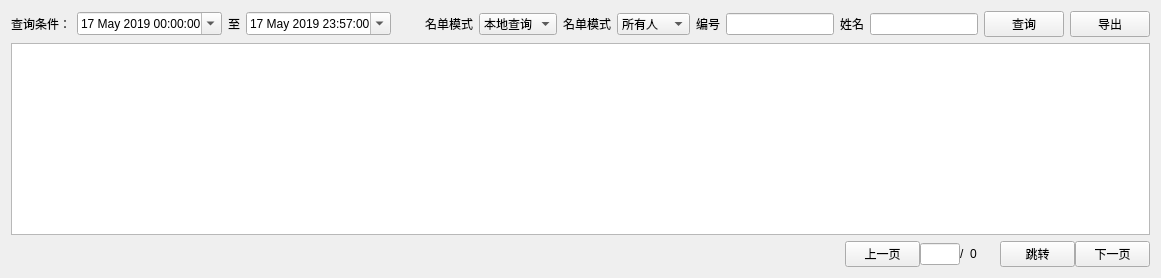
     <widget class="QWidget" name="tab">
      <attribute name="title">
       <string>比对记录</string>
      </attribute>
      <layout class="QGridLayout" name="gridLayout">
       <item row="0" column="0" rowspan="2" colspan="3">
        <layout class="QHBoxLayout" name="horizontalLayout">
         <item>
          <widget class="QLabel" name="label">
           <property name="text">
            <string>查询条件：</string>
           </property>
          </widget>
         </item>
         <item>
          <widget class="QDateTimeEdit" name="recordBeginTime">
           <property name="dateTime">
            <datetime>
             <hour>0</hour>
             <minute>0</minute>
             <second>0</second>
             <year>2019</year>
             <month>5</month>
             <day>17</day>
            </datetime>
           </property>
           <property name="calendarPopup">
            <bool>true</bool>
           </property>
          </widget>
         </item>
         <item>
          <widget class="QLabel" name="label_2">
           <property name="text">
            <string>至</string>
           </property>
          </widget>
         </item>
         <item>
          <widget class="QDateTimeEdit" name="recordEndTime">
           <property name="dateTime">
            <datetime>
             <hour>23</hour>
             <minute>57</minute>
             <second>0</second>
             <year>2019</year>
             <month>5</month>
             <day>17</day>
            </datetime>
           </property>
           <property name="calendarPopup">
            <bool>true</bool>
           </property>
          </widget>
         </item>
         <item>
          <spacer name="horizontalSpacer_6">
           <property name="orientation">
            <enum>Qt::Horizontal</enum>
           </property>
           <property name="sizeHint" stdset="0">
            <size>
             <width>28</width>
             <height>20</height>
            </size>
           </property>
          </spacer>
         </item>
         <item>
          <widget class="QLabel" name="label_17">
           <property name="text">
            <string>名单模式</string>
           </property>
          </widget>
         </item>
         <item>
          <widget class="QComboBox" name="comboBox_query">
           <item>
            <property name="text">
             <string>本地查询</string>
            </property>
           </item>
           <item>
            <property name="text">
             <string>远程查询</string>
            </property>
           </item>
          </widget>
         </item>
         <item>
          <widget class="QLabel" name="label_4">
           <property name="text">
            <string>名单模式</string>
           </property>
          </widget>
         </item>
         <item>
          <widget class="QComboBox" name="comboBox">
           <item>
            <property name="text">
             <string>所有人</string>
            </property>
           </item>
           <item>
            <property name="text">
             <string>黑名单</string>
            </property>
           </item>
           <item>
            <property name="text">
             <string>白名单</string>
            </property>
           </item>
           <item>
            <property name="text">
             <string>VIP名单</string>
            </property>
           </item>
          </widget>
         </item>
         <item>
          <widget class="QLabel" name="label_5">
           <property name="text">
            <string>编号</string>
           </property>
          </widget>
         </item>
         <item>
          <widget class="QLineEdit" name="lineEdit_RecordNumber"/>
         </item>
         <item>
          <widget class="QLabel" name="label_3">
           <property name="text">
            <string>姓名</string>
           </property>
          </widget>
         </item>
         <item>
          <widget class="QLineEdit" name="lineEdit_RecordName"/>
         </item>
         <item>
          <widget class="QPushButton" name="btnSearchRecord">
           <property name="text">
            <string>查询</string>
           </property>
           <property name="icon">
            <iconset resource="res.qrc">
             <normaloff>:/res/SoftIcon/search.png</normaloff>:/res/SoftIcon/search.png</iconset>
           </property>
           <property name="iconSize">
            <size>
             <width>20</width>
             <height>20</height>
            </size>
           </property>
          </widget>
         </item>
         <item>
          <widget class="QPushButton" name="btnCompareExport">
           <property name="text">
            <string>导出</string>
           </property>
           <property name="icon">
            <iconset resource="res.qrc">
             <normaloff>:/res/SoftIcon/excel.png</normaloff>:/res/SoftIcon/excel.png</iconset>
           </property>
           <property name="iconSize">
            <size>
             <width>20</width>
             <height>20</height>
            </size>
           </property>
          </widget>
         </item>
        </layout>
       </item>
       <item row="2" column="0" colspan="3">
        <widget class="QTableWidget" name="tableWidget">
         <property name="minimumSize">
          <size>
           <width>0</width>
           <height>0</height>
          </size>
         </property>
         <property name="verticalScrollBarPolicy">
          <enum>Qt::ScrollBarAsNeeded</enum>
         </property>
        </widget>
       </item>
       <item row="3" column="0" colspan="2">
        <spacer name="horizontalSpacer_5">
         <property name="orientation">
          <enum>Qt::Horizontal</enum>
         </property>
         <property name="sizeHint" stdset="0">
          <size>
           <width>808</width>
           <height>20</height>
          </size>
         </property>
        </spacer>
       </item>
       <item row="3" column="2">
        <layout class="QHBoxLayout" name="horizontalLayout_4">
         <property name="spacing">
          <number>0</number>
         </property>
         <item>
          <widget class="QPushButton" name="btnCompre">
           <property name="sizePolicy">
            <sizepolicy hsizetype="Fixed" vsizetype="Fixed">
             <horstretch>0</horstretch>
             <verstretch>0</verstretch>
            </sizepolicy>
           </property>
           <property name="maximumSize">
            <size>
             <width>75</width>
             <height>16777215</height>
            </size>
           </property>
           <property name="text">
            <string>上一页</string>
           </property>
           <property name="icon">
            <iconset resource="res.qrc">
             <normaloff>:/res/SoftIcon/PrePage2.png</normaloff>:/res/SoftIcon/PrePage2.png</iconset>
           </property>
          </widget>
         </item>
         <item>
          <widget class="QLineEdit" name="lineEdit_CurPage">
           <property name="sizePolicy">
            <sizepolicy hsizetype="Fixed" vsizetype="Fixed">
             <horstretch>0</horstretch>
             <verstretch>0</verstretch>
            </sizepolicy>
           </property>
           <property name="maximumSize">
            <size>
             <width>40</width>
             <height>16777215</height>
            </size>
           </property>
          </widget>
         </item>
         <item>
          <widget class="QLabel" name="label_13">
           <property name="maximumSize">
            <size>
             <width>10</width>
             <height>16777215</height>
            </size>
           </property>
           <property name="text">
            <string>/</string>
           </property>
          </widget>
         </item>
         <item>
          <widget class="QLabel" name="label_Countpage">
           <property name="maximumSize">
            <size>
             <width>30</width>
             <height>16777215</height>
            </size>
           </property>
           <property name="text">
            <string>0</string>
           </property>
          </widget>
         </item>
         <item>
          <widget class="QPushButton" name="btnComJump">
           <property name="sizePolicy">
            <sizepolicy hsizetype="Fixed" vsizetype="Fixed">
             <horstretch>0</horstretch>
             <verstretch>0</verstretch>
            </sizepolicy>
           </property>
           <property name="minimumSize">
            <size>
             <width>0</width>
             <height>0</height>
            </size>
           </property>
           <property name="maximumSize">
            <size>
             <width>75</width>
             <height>16777215</height>
            </size>
           </property>
           <property name="text">
            <string>跳转</string>
           </property>
           <property name="icon">
            <iconset resource="res.qrc">
             <normaloff>:/res/SoftIcon/jump.png</normaloff>:/res/SoftIcon/jump.png</iconset>
           </property>
          </widget>
         </item>
         <item>
          <widget class="QPushButton" name="btnComNext">
           <property name="sizePolicy">
            <sizepolicy hsizetype="Fixed" vsizetype="Fixed">
             <horstretch>0</horstretch>
             <verstretch>0</verstretch>
            </sizepolicy>
           </property>
           <property name="maximumSize">
            <size>
             <width>75</width>
             <height>16777215</height>
            </size>
           </property>
           <property name="layoutDirection">
            <enum>Qt::RightToLeft</enum>
           </property>
           <property name="text">
            <string>下一页</string>
           </property>
           <property name="icon">
            <iconset resource="res.qrc">
             <normaloff>:/res/SoftIcon/PrePage.png</normaloff>:/res/SoftIcon/PrePage.png</iconset>
           </property>
          </widget>
         </item>
        </layout>
       </item>
      </layout>
     </widget>
